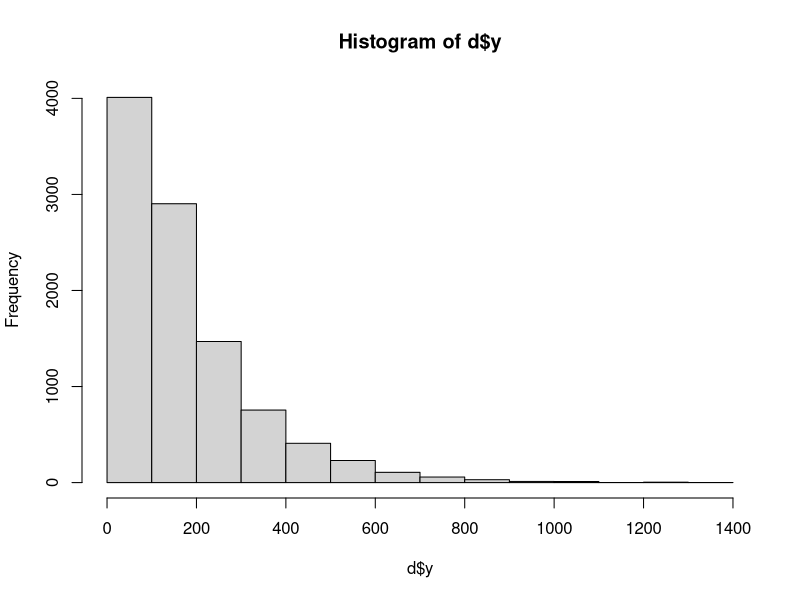

The R source for this figure:
#Jan 30, 2018 ZINB Model Simulation
#Mixed Model

library(pscl)
library(MASS)

#1) Generate data
n=10000
X1 <- runif(n, min=0, max=1)
B0 <- 4
B1 <- 2
size=3 #DISPERSION PARAMETER
C0 <- 1.6
C1 <- 5

Y=ifelse(rbinom(n=n, size = 1, prob = (exp(C0+C1*X1)/(1+(exp(C0+C1*X1)))))== 0, 0, rnbinom(n=n, size=size, mu=exp(B0+B1*X1)))
d <- data.frame(x=X1,y=Y)
hist(d$y)

#GLM for ZINB
summary(zeroinfl(y~x|x, link = "logit", dist="negbin", data = d)) #theta= dispers.

#glm binom
d.bin <- d
d.bin$y <- ifelse(d.bin$y>0, 1, 0)
summary(glm(y~x, family = binomial, data=d.bin))
glm.bin<- glm(y~x, family = binomial, data=d.bin)
logLik(glm.bin)
#glm neg binom
summary(glm.nb(y~x, data=d))


#2) prob of getting 0 counts, 
zero.mass<- function(y, theta){
  B0 <- theta[1]
  B1 <- theta[2]
  size <- theta[3]
  C0 <- theta[4]
  C1 <- theta[5]
  mu=exp(B0+B1*X1)
  false.0 <- (exp(C0+C1*X1)/(1+(exp(C0+C1*X1))))
  count.0 <- (size/(mu+size))^size
  nlog.L <- -(sum(log(false.0+(1-false.0)*count.0)))
  return(nlog.L)
}

#3) then prob of getting non-zero counts
count.process<- function(y, theta){
  B0 <- theta[1]
  B1 <- theta[2]
  size <- theta[3]
  C0 <- theta[4]
  C1 <- theta[5]
  mu=exp(B0+B1*X1)
  false.0 <- (exp(C0+C1*X1)/(1+(exp(C0+C1*X1))))
  nlog.L <- -sum(log((1-false.0)*dnbinom(d$y, size=size, mu=exp(B0+B1*X1), log=F)))
  return(nlog.L)
}

op1 <- optim(c(.5,.5,.5,.5,.5), zero.mass, y=d, method="BFGS")
op2 <- optim(c(4,2,3,1.6,5), count.process, y=d, method="BFGS")
